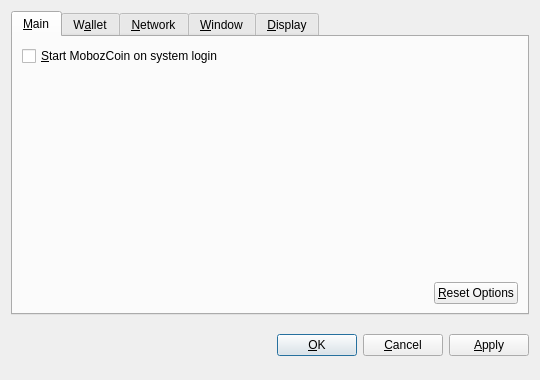
<?xml version="1.0" encoding="UTF-8"?>
<ui version="4.0">
 <class>OptionsDialog</class>
 <widget class="QDialog" name="OptionsDialog">
  <property name="geometry">
   <rect>
    <x>0</x>
    <y>0</y>
    <width>540</width>
    <height>380</height>
   </rect>
  </property>
  <property name="windowTitle">
   <string>Options</string>
  </property>
  <property name="modal">
   <bool>true</bool>
  </property>
  <layout class="QVBoxLayout" name="verticalLayout">
   <item>
    <widget class="QTabWidget" name="tabWidget">
     <property name="tabPosition">
      <enum>QTabWidget::North</enum>
     </property>
     <property name="currentIndex">
      <number>0</number>
     </property>
     <widget class="QWidget" name="tabMain">
      <attribute name="title">
       <string>&amp;Main</string>
      </attribute>
      <layout class="QVBoxLayout" name="verticalLayout_Main">
       <item>
        <widget class="QCheckBox" name="bitcoinAtStartup">
         <property name="toolTip">
          <string>Automatically start MobozCoin after logging in to the system.</string>
         </property>
         <property name="text">
          <string>&amp;Start MobozCoin on system login</string>
         </property>
        </widget>
       </item>
       <item>
        <spacer name="verticalSpacer_Main">
         <property name="orientation">
          <enum>Qt::Vertical</enum>
         </property>
         <property name="sizeHint" stdset="0">
          <size>
           <width>20</width>
           <height>40</height>
          </size>
         </property>
        </spacer>
       </item>
       <item>
        <layout class="QHBoxLayout" name="horizontalLayout_2_Main">
         <item>
          <spacer name="horizontalSpacer_2_Main">
           <property name="orientation">
            <enum>Qt::Horizontal</enum>
           </property>
           <property name="sizeHint" stdset="0">
            <size>
             <width>40</width>
             <height>20</height>
            </size>
           </property>
          </spacer>
         </item>
         <item>
          <widget class="QPushButton" name="resetButton">
           <property name="toolTip">
            <string>Reset all client options to default.</string>
           </property>
           <property name="text">
            <string>&amp;Reset Options</string>
           </property>
           <property name="autoDefault">
            <bool>false</bool>
           </property>
          </widget>
         </item>
        </layout>
       </item>
      </layout>
     </widget>
     <widget class="QWidget" name="tabWallet">
      <attribute name="title">
       <string>W&amp;allet</string>
      </attribute>
      <layout class="QVBoxLayout" name="verticalLayout_Network">
       <item>
        <widget class="QLabel" name="transactionFeeInfoLabel">
         <property name="text">
          <string>Optional transaction fee per kB that helps make sure your transactions are processed quickly. Most transactions are 1 kB.</string>
         </property>
         <property name="textFormat">
          <enum>Qt::PlainText</enum>
         </property>
         <property name="wordWrap">
          <bool>true</bool>
         </property>
        </widget>
       </item>
       <item>
        <layout class="QHBoxLayout" name="horizontalLayout_1_Main">
         <item>
          <widget class="QLabel" name="transactionFeeLabel">
           <property name="text">
            <string>Pay transaction &amp;fee</string>
           </property>
           <property name="textFormat">
            <enum>Qt::PlainText</enum>
           </property>
           <property name="buddy">
            <cstring>transactionFee</cstring>
           </property>
          </widget>
         </item>
         <item>
          <widget class="BitcoinAmountField" name="transactionFee"/>
         </item>
         <item>
          <spacer name="horizontalSpacer_1_Main">
           <property name="orientation">
            <enum>Qt::Horizontal</enum>
           </property>
           <property name="sizeHint" stdset="0">
            <size>
             <width>40</width>
             <height>20</height>
            </size>
           </property>
          </spacer>
         </item>
        </layout>
       </item>
       <item>
        <widget class="QLabel" name="label">
         <property name="text">
          <string>If you disable the spending of unconfirmed change, the change from a transaction cannot be used until that transaction has at least one confirmation. This also affects how your balance is computed.</string>
         </property>
         <property name="wordWrap">
          <bool>true</bool>
         </property>
        </widget>
       </item>
       <item>
        <widget class="QCheckBox" name="spendZeroConfChange">
         <property name="text">
          <string>Spend unconfirmed change  (experts only)</string>
         </property>
        </widget>
       </item>
       <item>
        <spacer name="verticalSpacer">
         <property name="orientation">
          <enum>Qt::Vertical</enum>
         </property>
         <property name="sizeHint" stdset="0">
          <size>
           <width>20</width>
           <height>40</height>
          </size>
         </property>
        </spacer>
       </item>
      </layout>
     </widget>
     <widget class="QWidget" name="tabNetwork">
      <attribute name="title">
       <string>&amp;Network</string>
      </attribute>
      <layout class="QVBoxLayout" name="verticalLayout_Network">
       <item>
        <widget class="QCheckBox" name="mapPortUpnp">
         <property name="toolTip">
          <string>Automatically open the MobozCoin client port on the router. This only works when your router supports UPnP and it is enabled.</string>
         </property>
         <property name="text">
          <string>Map port using &amp;UPnP</string>
         </property>
        </widget>
       </item>
       <item>
        <widget class="QCheckBox" name="connectSocks">
         <property name="toolTip">
          <string>Connect to the MobozCoin network through a SOCKS proxy (e.g. when connecting through Tor).</string>
         </property>
         <property name="text">
          <string>&amp;Connect through SOCKS proxy:</string>
         </property>
        </widget>
       </item>
       <item>
        <layout class="QHBoxLayout" name="horizontalLayout_Network">
         <item>
          <widget class="QLabel" name="proxyIpLabel">
           <property name="text">
            <string>Proxy &amp;IP:</string>
           </property>
           <property name="textFormat">
            <enum>Qt::PlainText</enum>
           </property>
           <property name="buddy">
            <cstring>proxyIp</cstring>
           </property>
          </widget>
         </item>
         <item>
          <widget class="QValidatedLineEdit" name="proxyIp">
           <property name="maximumSize">
            <size>
             <width>140</width>
             <height>16777215</height>
            </size>
           </property>
           <property name="toolTip">
            <string>IP address of the proxy (e.g. 127.0.0.1)</string>
           </property>
          </widget>
         </item>
         <item>
          <widget class="QLabel" name="proxyPortLabel">
           <property name="text">
            <string>&amp;Port:</string>
           </property>
           <property name="textFormat">
            <enum>Qt::PlainText</enum>
           </property>
           <property name="buddy">
            <cstring>proxyPort</cstring>
           </property>
          </widget>
         </item>
         <item>
          <widget class="QLineEdit" name="proxyPort">
           <property name="maximumSize">
            <size>
             <width>55</width>
             <height>16777215</height>
            </size>
           </property>
           <property name="toolTip">
            <string>Port of the proxy (e.g. 9050)</string>
           </property>
          </widget>
         </item>
         <item>
          <widget class="QLabel" name="socksVersionLabel">
           <property name="text">
            <string>SOCKS &amp;Version:</string>
           </property>
           <property name="textFormat">
            <enum>Qt::PlainText</enum>
           </property>
           <property name="buddy">
            <cstring>socksVersion</cstring>
           </property>
          </widget>
         </item>
         <item>
          <widget class="QValueComboBox" name="socksVersion">
           <property name="toolTip">
            <string>SOCKS version of the proxy (e.g. 5)</string>
           </property>
          </widget>
         </item>
         <item>
          <spacer name="horizontalSpacer_Network">
           <property name="orientation">
            <enum>Qt::Horizontal</enum>
           </property>
           <property name="sizeHint" stdset="0">
            <size>
             <width>40</width>
             <height>20</height>
            </size>
           </property>
          </spacer>
         </item>
        </layout>
       </item>
       <item>
        <spacer name="verticalSpacer_Network">
         <property name="orientation">
          <enum>Qt::Vertical</enum>
         </property>
         <property name="sizeHint" stdset="0">
          <size>
           <width>20</width>
           <height>40</height>
          </size>
         </property>
        </spacer>
       </item>
      </layout>
     </widget>
     <widget class="QWidget" name="tabWindow">
      <attribute name="title">
       <string>&amp;Window</string>
      </attribute>
      <layout class="QVBoxLayout" name="verticalLayout_Window">
       <item>
        <widget class="QCheckBox" name="minimizeToTray">
         <property name="toolTip">
          <string>Show only a tray icon after minimizing the window.</string>
         </property>
         <property name="text">
          <string>&amp;Minimize to the tray instead of the taskbar</string>
         </property>
        </widget>
       </item>
       <item>
        <widget class="QCheckBox" name="minimizeOnClose">
         <property name="toolTip">
          <string>Minimize instead of exit the application when the window is closed. When this option is enabled, the application will be closed only after selecting Quit in the menu.</string>
         </property>
         <property name="text">
          <string>M&amp;inimize on close</string>
         </property>
        </widget>
       </item>
       <item>
        <spacer name="verticalSpacer_Window">
         <property name="orientation">
          <enum>Qt::Vertical</enum>
         </property>
         <property name="sizeHint" stdset="0">
          <size>
           <width>20</width>
           <height>40</height>
          </size>
         </property>
        </spacer>
       </item>
      </layout>
     </widget>
     <widget class="QWidget" name="tabDisplay">
      <attribute name="title">
       <string>&amp;Display</string>
      </attribute>
      <layout class="QVBoxLayout" name="verticalLayout_Display">
       <item>
        <layout class="QHBoxLayout" name="horizontalLayout_1_Display">
         <item>
          <widget class="QLabel" name="langLabel">
           <property name="text">
            <string>User Interface &amp;language:</string>
           </property>
           <property name="textFormat">
            <enum>Qt::PlainText</enum>
           </property>
           <property name="buddy">
            <cstring>lang</cstring>
           </property>
          </widget>
         </item>
         <item>
          <widget class="QValueComboBox" name="lang">
           <property name="toolTip">
            <string>The user interface language can be set here. This setting will take effect after restarting MobozCoin.</string>
           </property>
          </widget>
         </item>
        </layout>
       </item>
       <item>
        <layout class="QHBoxLayout" name="horizontalLayout_2_Display">
         <item>
          <widget class="QLabel" name="unitLabel">
           <property name="text">
            <string>&amp;Unit to show amounts in:</string>
           </property>
           <property name="textFormat">
            <enum>Qt::PlainText</enum>
           </property>
           <property name="buddy">
            <cstring>unit</cstring>
           </property>
          </widget>
         </item>
         <item>
          <widget class="QValueComboBox" name="unit">
           <property name="toolTip">
            <string>Choose the default subdivision unit to show in the interface and when sending coins.</string>
           </property>
          </widget>
         </item>
        </layout>
       </item>
       <item>
        <widget class="QCheckBox" name="displayAddresses">
         <property name="toolTip">
          <string>Whether to show MobozCoin addresses in the transaction list or not.</string>
         </property>
         <property name="text">
          <string>&amp;Display addresses in transaction list</string>
         </property>
        </widget>
       </item>
       <item>
        <widget class="QCheckBox" name="coinControlFeatures">
         <property name="toolTip">
          <string>Whether to show coin control features or not.</string>
         </property>
         <property name="text">
          <string>Display coin &amp;control features (experts only!)</string>
         </property>
        </widget>
       </item>
       <item>
        <spacer name="verticalSpacer_Display">
         <property name="orientation">
          <enum>Qt::Vertical</enum>
         </property>
         <property name="sizeHint" stdset="0">
          <size>
           <width>20</width>
           <height>40</height>
          </size>
         </property>
        </spacer>
       </item>
      </layout>
     </widget>
    </widget>
   </item>
   <item>
    <layout class="QHBoxLayout" name="horizontalLayout_Buttons">
     <item>
      <spacer name="horizontalSpacer_1">
       <property name="orientation">
        <enum>Qt::Horizontal</enum>
       </property>
       <property name="sizeHint" stdset="0">
        <size>
         <width>40</width>
         <height>48</height>
        </size>
       </property>
      </spacer>
     </item>
     <item>
      <widget class="QLabel" name="statusLabel">
       <property name="font">
        <font>
         <weight>75</weight>
         <bold>true</bold>
        </font>
       </property>
       <property name="text">
        <string/>
       </property>
       <property name="textFormat">
        <enum>Qt::PlainText</enum>
       </property>
       <property name="wordWrap">
        <bool>true</bool>
       </property>
      </widget>
     </item>
     <item>
      <spacer name="horizontalSpacer_2">
       <property name="orientation">
        <enum>Qt::Horizontal</enum>
       </property>
       <property name="sizeHint" stdset="0">
        <size>
         <width>40</width>
         <height>48</height>
        </size>
       </property>
      </spacer>
     </item>
     <item>
      <widget class="QPushButton" name="okButton">
       <property name="text">
        <string>&amp;OK</string>
       </property>
      </widget>
     </item>
     <item>
      <widget class="QPushButton" name="cancelButton">
       <property name="text">
        <string>&amp;Cancel</string>
       </property>
       <property name="autoDefault">
        <bool>false</bool>
       </property>
      </widget>
     </item>
     <item>
      <widget class="QPushButton" name="applyButton">
       <property name="text">
        <string>&amp;Apply</string>
       </property>
       <property name="autoDefault">
        <bool>false</bool>
       </property>
      </widget>
     </item>
    </layout>
   </item>
  </layout>
 </widget>
 <customwidgets>
  <customwidget>
   <class>BitcoinAmountField</class>
   <extends>QSpinBox</extends>
   <header>bitcoinamountfield.h</header>
  </customwidget>
  <customwidget>
   <class>QValueComboBox</class>
   <extends>QComboBox</extends>
   <header>qvaluecombobox.h</header>
  </customwidget>
  <customwidget>
   <class>QValidatedLineEdit</class>
   <extends>QLineEdit</extends>
   <header>qvalidatedlineedit.h</header>
  </customwidget>
 </customwidgets>
 <resources/>
 <connections/>
</ui>
